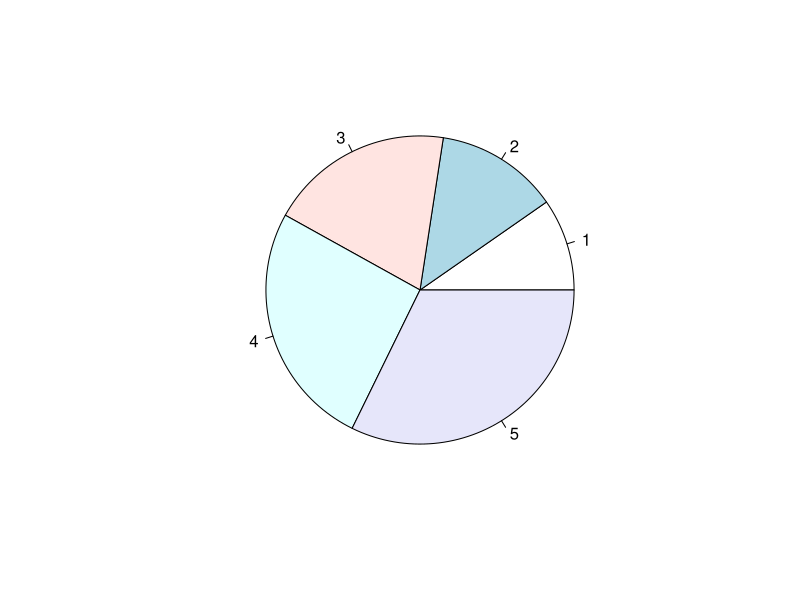
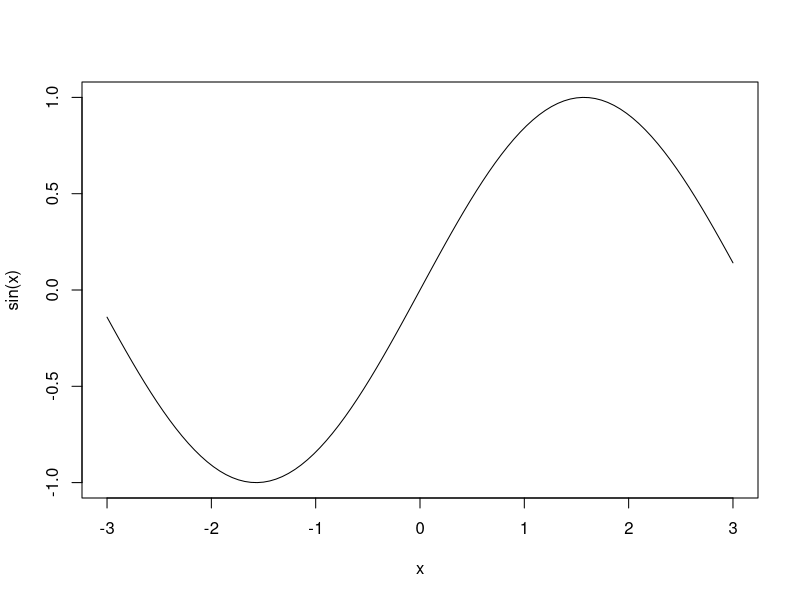
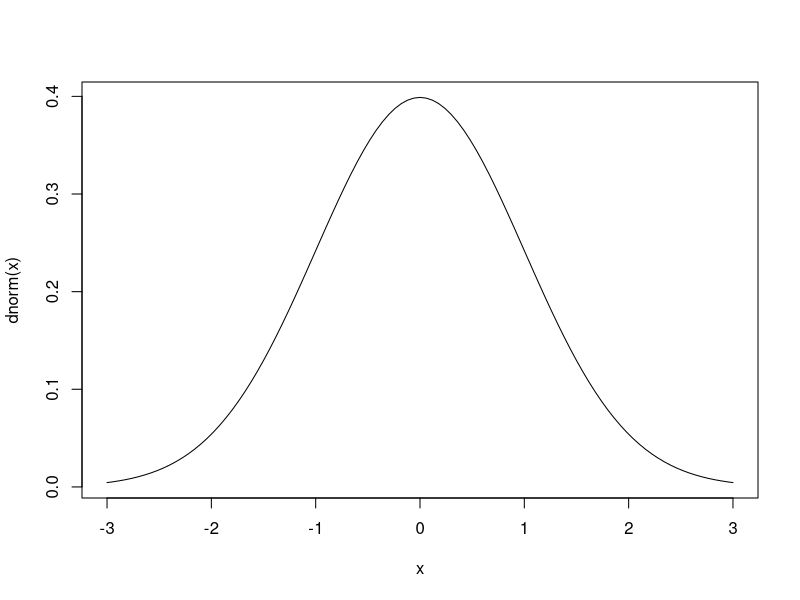
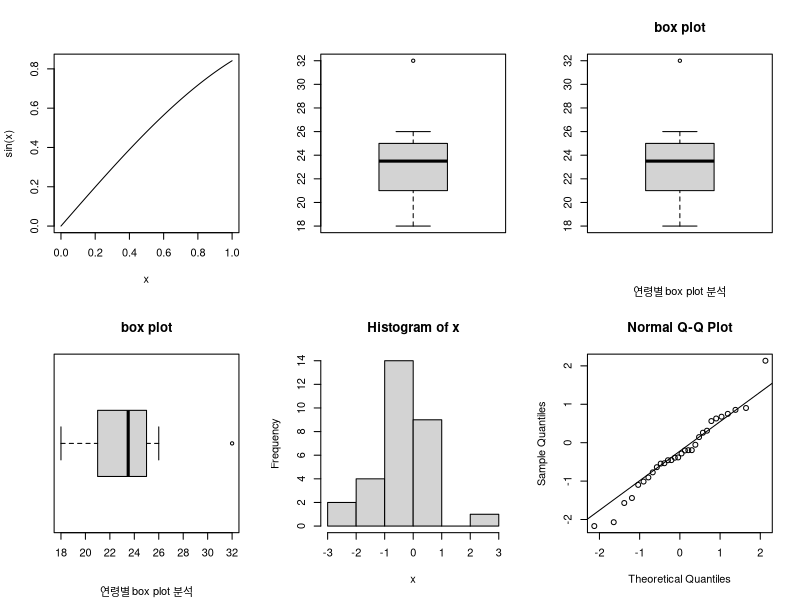

Source code (R) for these figures, in order:
##
##  9강-- 그래픽 다루기 
##


## 1.그래픽 그리기 

## 2. 2차원 그래프 - plot


## 3. 막대그래프 - barplot 


## 4. 히스토그램 - hist


## 5. 파이차트 - pie
pie(c(15,20,30,40,50))



## 6. 함수식 그리기 - curve 
curve(sin,-3,3)
curve(dnorm,-3,3)

par(mfrow=c(2,3))
curve(sin)

## 7. 줄기 잎 그리기 
age <- c(18,19,24,21,22,23,32,24,25,26)
stem(age)

## 8. 박스 그리기 
boxplot(age)
boxplot(age,main="box plot",sub="연령별 box plot 분석")
boxplot(age,horizontal=T,main="box plot",sub="연령별 box plot 분석")

## 9. QQ plot 그리기 
x <- rnorm(30)
hist(x)
qqnorm(x)
qqline(x)

